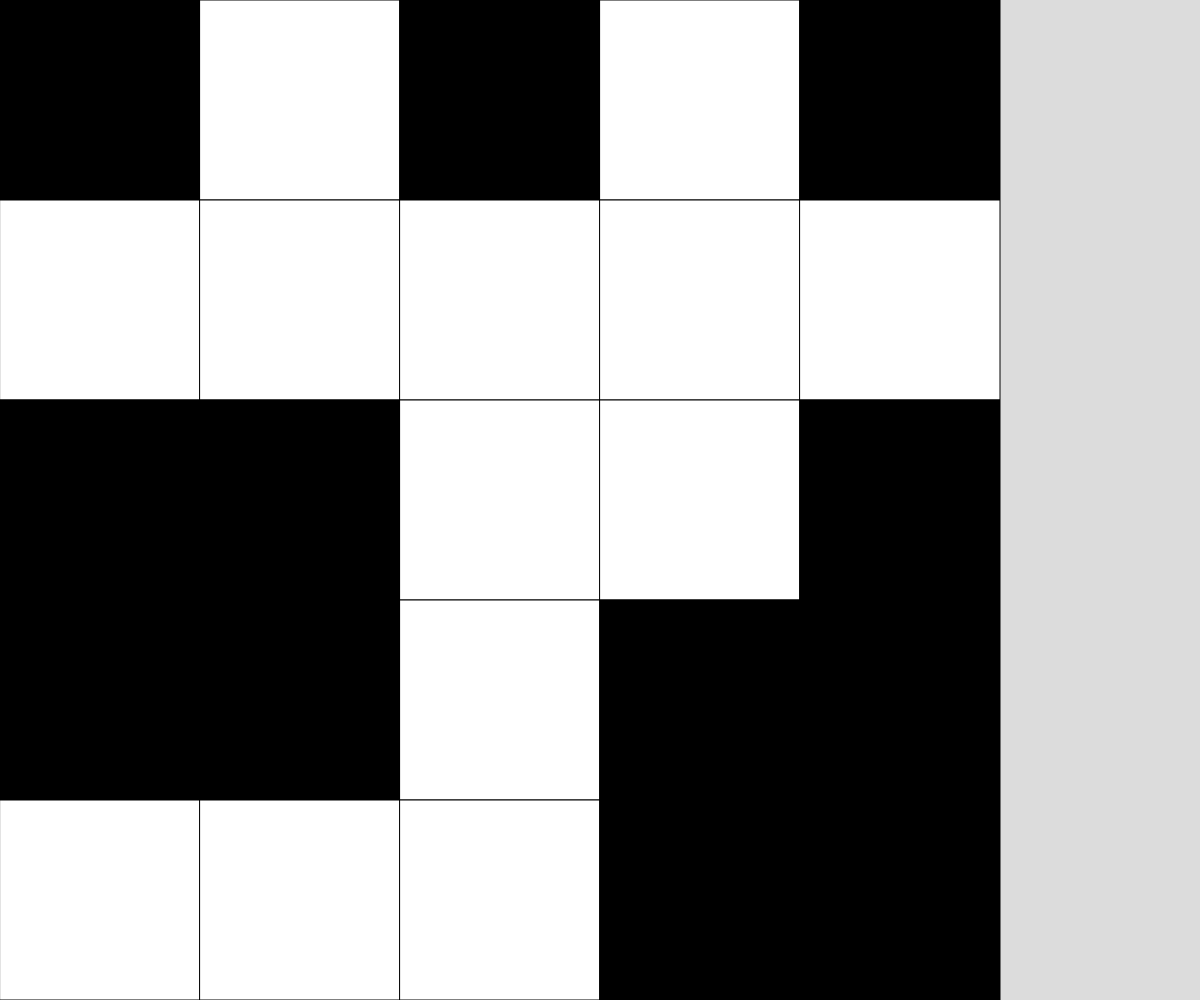
Frame 1 (no input)
Frame 60 (no input): identical to frame 1, image omitted
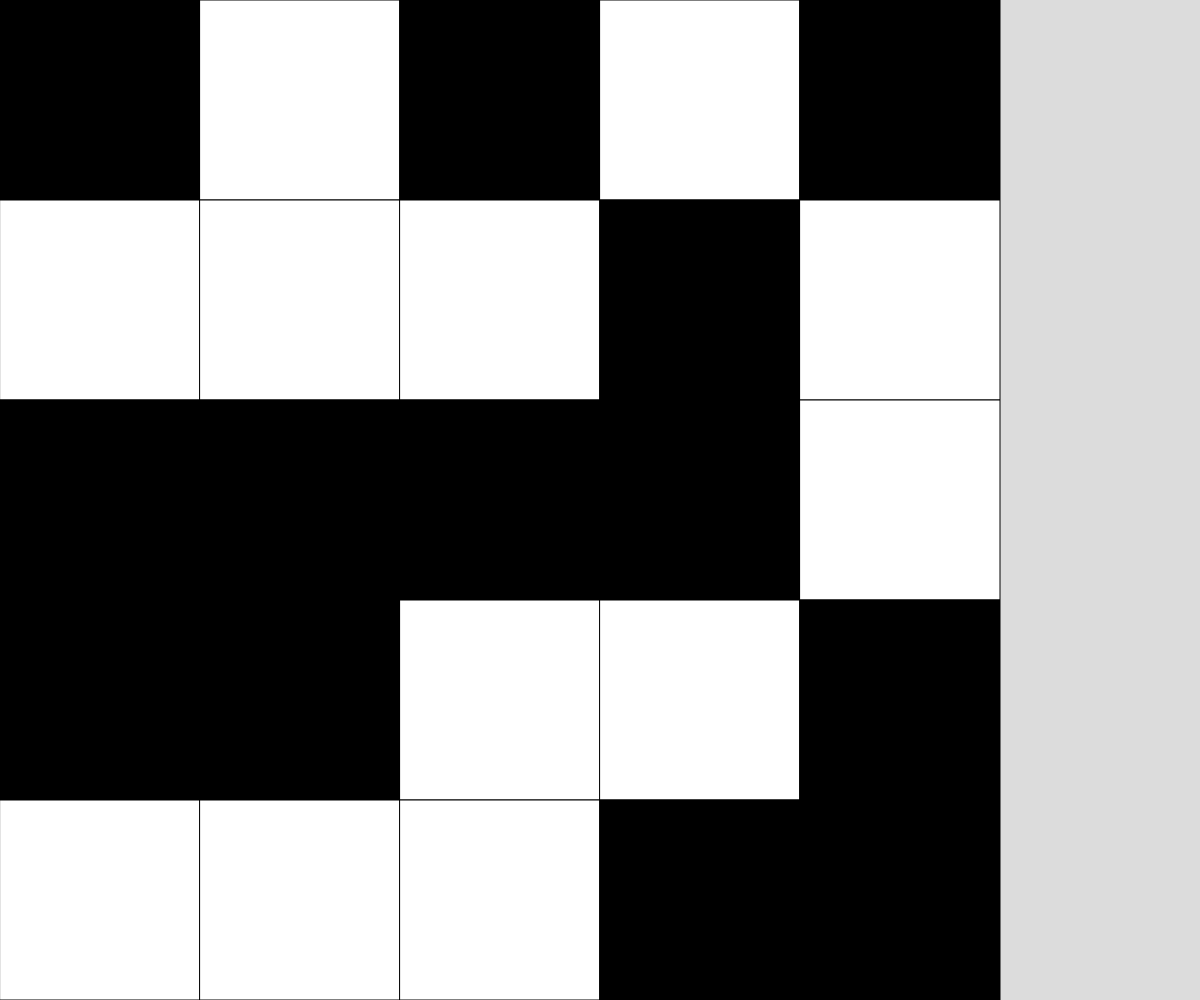
Frame 120 (the mouse pressed at the canvas centre since frame 60)

The p5.js sketch that drew these frames (run headless with seeded random() and noise() and a simulated clock; from frame 60 on, the mouse is pressed at the canvas centre):

// p5.js sketch
// ── sketch.js
// 2D Array Grid Neighbour Demo

let cellSize;
const SQUARE_DIMENSIONS = 5;
let grid;

function setup() {
  createCanvas(windowWidth, windowHeight);

  //make the largest square that fits
  if (height > width) {
    cellSize = width / SQUARE_DIMENSIONS;
  }
  else {
    cellSize = height / SQUARE_DIMENSIONS;
  }

  grid = generateRandomGrid(SQUARE_DIMENSIONS, SQUARE_DIMENSIONS);
}

function draw() {
  background(220);

  displayGrid();
}

function mousePressed(){
  let x = Math.floor(mouseX/cellSize);
  let y = Math.floor(mouseY/cellSize);
  
  toggleCell(x,y);
  
  toggleCell(x-1,y);
  toggleCell(x+1,y);
  toggleCell(x,y-1);
  toggleCell(x,y+1);
}

function toggleCell(x,y){
  // make sure cell you're toggling is actually in the grid
  if (x>=0 && x < SQUARE_DIMENSIONS && y>=0 && y < SQUARE_DIMENSIONS){
    if (grid[y][x]===0){
      grid[y][x]=1;
    }
    else if (grid[y][x]===1){
      grid[y][x]=0;
    }

  }
}

function keyPressed() {
  if (key === "r") {
    grid = generateRandomGrid(SQUARE_DIMENSIONS, SQUARE_DIMENSIONS);
  }
  if (key === "e") {
    grid = generateGrid(SQUARE_DIMENSIONS, SQUARE_DIMENSIONS);
  }
}

function displayGrid() {
  for (let y = 0; y < SQUARE_DIMENSIONS; y++) {
    for (let x = 0; x < SQUARE_DIMENSIONS; x++) {
      if (grid[y][x] === 1) {
        fill("black");
      }
      else if (grid[y][x] === 0) {
        fill("white");
      }
      rect(x * cellSize, y * cellSize, cellSize, cellSize);
    }
  }
}

function generateGrid(cols, rows) {
  let newGrid = [];
  for (let y = 0; y < rows; y++) {
    newGrid.push([]);
    for (let x = 0; x < cols; x++) {
      newGrid[y].push(0);
    }
  }
  return newGrid;
}

function generateRandomGrid(cols, rows) {
  let newGrid = [];
  for (let y = 0; y < rows; y++) {
    newGrid.push([]);
    for (let x = 0; x < cols; x++) {
      if (random(100) < 50) {
        newGrid[y].push(0);
      }
      else {
        newGrid[y].push(1);
      }
    }
  }
  return newGrid;
}
